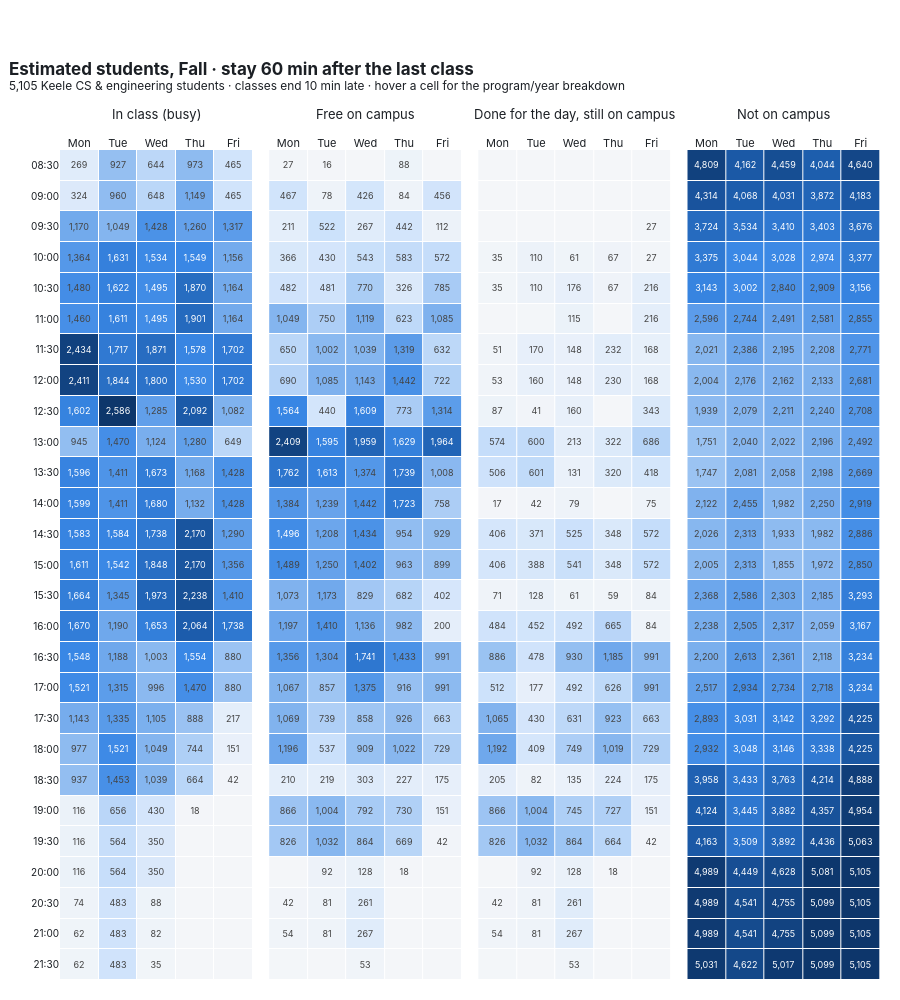

The cell this chart's notebook holds for it:
### Markdown cell above
### In class, free, done for the day, and gone, in people

Each cell is an **estimated number of students**, adding up all cohorts:

* **In class (busy)**: in a required class during that half-hour.
* **Free on campus**: on campus and not in class. Either between classes (they have another class later) or within an hour after their last class. This is everyone who could drop by.
* **Done for the day, still on campus**: the part of "free on campus" that has finished their last class within the past hour. They can stay for a whole event.
* **Not on campus**: not arrived yet, already gone home (more than an hour after their last class), or no required class that day. In class + free + not on campus always adds up to all students. In the late afternoon it is almost entirely people who already left or never came.

**The charts are interactive: hover over any cell** to see how many students from each program and year are in that state, both as a number and as a share of that group's enrolment. The cell total is also shown as a share of all students enrolled. Each chart is also saved as a standalone page in `figures/interactive_people_60min.html` (and `_30min`) that opens in any browser.

Partly-filled half-hours count proportionally (a class ending at 17:20 makes that half-hour two-thirds busy).

All cohorts are included here, thin ones too. Their students exist; we just can't see much of their week, so the busy counts are a floor.

### Code cell
import plotly.graph_objects as go
from plotly.subplots import make_subplots
import plotly.io as pio
pio.renderers.default = "plotly_mimetype+notebook_connected"   # renders in JupyterLab, VS Code and classic Jupyter

MEASURES = [("in_class", "In class (busy)"), ("free", "Free on campus"),
            ("done", "Done for the day, still on campus"), ("away", "Not on campus")]
PLOTLY_SCALE = [[0, "#f4f6f9"], [0.2, "#cde2fb"], [0.4, "#86b6ef"], [0.6, "#3987e5"], [0.8, "#1c5cab"], [1, "#0d366b"]]
WIN = list(range(1, cm.N_SLOTS))                  # 08:30-22:00
TOTAL = res.students.sum()
slot_end = lambda s: cm.SLOT_LABELS[s + 1] if s + 1 < cm.N_SLOTS else "22:00"

def cohort_stacks(linger):
    # Per-cohort grids in people for each measure: arrays shaped (cohorts, days, slots)
    keys = [k for k, _ in MEASURES] + ["last_end"]
    stacks = {k: [] for k in keys}
    for _, r in res.iterrows():
        o = r if linger == 60 else cm.simulate_cohort(meetings, req, FOCUS[r.program], r.year, TERM,
                                                      n=400, linger=linger, option_cache=CACHE)
        for k in keys:
            stacks[k].append(np.asarray(o[k]) * r.students)
    return {k: np.stack(v) for k, v in stacks.items()}

def breakdown(stack, d, s, top=14):
    # Hover lines: each program-year in this state, as people and as a share of that group's enrolment
    v = stack[:, d, s]
    lines = []
    for i in np.argsort(-v):
        if v[i] < 0.5:
            break
        n = res.students.iloc[i]
        lines.append(f"{res.cohort.iloc[i]}: {v[i]:,.0f} ({v[i] / n:.0%} of {n:,.0f})")
    extra = f"<br>…and {len(lines) - top} smaller groups" if len(lines) > top else ""
    return "<br>".join(lines[:top]) + extra if lines else "nobody"

def people_figure(stacks, linger):
    fig = make_subplots(rows=1, cols=len(MEASURES), shared_yaxes=True, horizontal_spacing=0.02,
                        subplot_titles=[t for _, t in MEASURES])
    ylab = [cm.SLOT_LABELS[s] for s in WIN]
    zmax_small = max(stacks[k].sum(0).max() for k in ("in_class", "free", "done"))
    for j, (k, title) in enumerate(MEASURES):
        tot = stacks[k].sum(0)
        z = np.array([[tot[d, s] for d in range(5)] for s in WIN])
        hover = [[f"<b>{cm.DAYS[d]} {cm.SLOT_LABELS[s]}–{slot_end(s)} · {title}</b><br>"
                  f"{tot[d, s]:,.0f} students ({tot[d, s] / TOTAL:.0%} of {TOTAL:,.0f} enrolled)<br><br>"
                  f"{breakdown(stacks[k], d, s)}" for d in range(5)] for s in WIN]
        labels = [[f"{v:,.0f}" if v >= 15 else "" for v in row] for row in z]
        fig.add_trace(go.Heatmap(
            z=z, x=cm.DAYS, y=ylab, customdata=hover, hovertemplate="%{customdata}<extra></extra>",
            text=labels, texttemplate="%{text}", textfont=dict(size=9),
            colorscale=PLOTLY_SCALE, zmin=0, zmax=TOTAL if k == "away" else zmax_small,
            showscale=False, xgap=1, ygap=1), row=1, col=j + 1)
    fig.update_yaxes(autorange="reversed", tickfont=dict(size=10))
    fig.update_xaxes(side="top", tickfont=dict(size=11))
    fig.update_annotations(yshift=26, font=dict(size=13))
    fig.update_layout(
        title=dict(text=f"<b>Estimated students, Fall · stay {linger} min after the last class</b>"
                        f"<br><sup>{TOTAL:,.0f} Keele CS & engineering students · classes end 10 min late · "
                        f"hover a cell for the program/year breakdown</sup>", x=0.01),
        height=1000, margin=dict(t=150, l=60, r=20, b=20), plot_bgcolor="white",
        font=dict(family="Inter, Helvetica, Arial, sans-serif", color=INK),
        hoverlabel=dict(bgcolor="white", font_size=11, align="left"))
    fig.write_html(FIG_DIR / f"interactive_people_{linger}min.html", include_plotlyjs="cdn")
    return fig

S60 = cohort_stacks(60)
busy_p, free_p, done_p, last_p = (S60[k].sum(0) for k in ("in_class", "free", "done", "last_end"))
people_figure(S60, 60)

### Figure 1 — Plotly figure (JSON) as saved in the notebook; plotly's stock layout.template omitted (floating-point values rounded to 4 significant figures; data arrays with more than 128 entries replaced by an {"elided": "..."} marker saying what was removed)
{"data": [{"colorscale": [[0, "#f4f6f9"], [0.2, "#cde2fb"], [0.4, "#86b6ef"], [0.6, "#3987e5"], [0.8, "#1c5cab"], [1, "#0d366b"]], "customdata": {"elided": "27x5 str values"}, "hovertemplate": "%{customdata}<extra></extra>", "showscale": false, "text": {"elided": "27x5 str values"}, "textfont": {"size": 9}, "texttemplate": "%{text}", "type": "heatmap", "x": ["Mon", "Tue", "Wed", "Thu", "Fri"], "xaxis": "x", "xgap": 1, "y": ["08:30", "09:00", "09:30", "10:00", "10:30", "11:00", "11:30", "12:00", "12:30", "13:00", "13:30", "14:00", "14:30", "15:00", "15:30", "16:00", "16:30", "17:00", "17:30", "18:00", "18:30", "19:00", "19:30", "20:00", "20:30", "21:00", "21:30"], "yaxis": "y", "ygap": 1, "z": {"elided": "27x5 float values"}, "zmax": 2586.0, "zmin": 0}, {"colorscale": [[0, "#f4f6f9"], [0.2, "#cde2fb"], [0.4, "#86b6ef"], [0.6, "#3987e5"], [0.8, "#1c5cab"], [1, "#0d366b"]], "customdata": {"elided": "27x5 str values"}, "hovertemplate": "%{customdata}<extra></extra>", "showscale": false, "text": {"elided": "27x5 str values"}, "textfont": {"size": 9}, "texttemplate": "%{text}", "type": "heatmap", "x": ["Mon", "Tue", "Wed", "Thu", "Fri"], "xaxis": "x2", "xgap": 1, "y": ["08:30", "09:00", "09:30", "10:00", "10:30", "11:00", "11:30", "12:00", "12:30", "13:00", "13:30", "14:00", "14:30", "15:00", "15:30", "16:00", "16:30", "17:00", "17:30", "18:00", "18:30", "19:00", "19:30", "20:00", "20:30", "21:00", "21:30"], "yaxis": "y2", "ygap": 1, "z": {"elided": "27x5 float values"}, "zmax": 2586.0, "zmin": 0}, {"colorscale": [[0, "#f4f6f9"], [0.2, "#cde2fb"], [0.4, "#86b6ef"], [0.6, "#3987e5"], [0.8, "#1c5cab"], [1, "#0d366b"]], "customdata": {"elided": "27x5 str values"}, "hovertemplate": "%{customdata}<extra></extra>", "showscale": false, "text": {"elided": "27x5 str values"}, "textfont": {"size": 9}, "texttemplate": "%{text}", "type": "heatmap", "x": ["Mon", "Tue", "Wed", "Thu", "Fri"], "xaxis": "x3", "xgap": 1, "y": ["08:30", "09:00", "09:30", "10:00", "10:30", "11:00", "11:30", "12:00", "12:30", "13:00", "13:30", "14:00", "14:30", "15:00", "15:30", "16:00", "16:30", "17:00", "17:30", "18:00", "18:30", "19:00", "19:30", "20:00", "20:30", "21:00", "21:30"], "yaxis": "y3", "ygap": 1, "z": {"elided": "27x5 float values"}, "zmax": 2586.0, "zmin": 0}, {"colorscale": [[0, "#f4f6f9"], [0.2, "#cde2fb"], [0.4, "#86b6ef"], [0.6, "#3987e5"], [0.8, "#1c5cab"], [1, "#0d366b"]], "customdata": {"elided": "27x5 str values"}, "hovertemplate": "%{customdata}<extra></extra>", "showscale": false, "text": {"elided": "27x5 str values"}, "textfont": {"size": 9}, "texttemplate": "%{text}", "type": "heatmap", "x": ["Mon", "Tue", "Wed", "Thu", "Fri"], "xaxis": "x4", "xgap": 1, "y": ["08:30", "09:00", "09:30", "10:00", "10:30", "11:00", "11:30", "12:00", "12:30", "13:00", "13:30", "14:00", "14:30", "15:00", "15:30", "16:00", "16:30", "17:00", "17:30", "18:00", "18:30", "19:00", "19:30", "20:00", "20:30", "21:00", "21:30"], "yaxis": "y4", "ygap": 1, "z": {"elided": "27x5 float values"}, "zmax": 5105, "zmin": 0}], "layout": {"annotations": [{"font": {"size": 13}, "showarrow": false, "text": "In class (busy)", "x": 0.1175, "xanchor": "center", "xref": "paper", "y": 1, "yanchor": "bottom", "yref": "paper", "yshift": 26}, {"font": {"size": 13}, "showarrow": false, "text": "Free on campus", "x": 0.3725, "xanchor": "center", "xref": "paper", "y": 1, "yanchor": "bottom", "yref": "paper", "yshift": 26}, {"font": {"size": 13}, "showarrow": false, "text": "Done for the day, still on campus", "x": 0.6275, "xanchor": "center", "xref": "paper", "y": 1, "yanchor": "bottom", "yref": "paper", "yshift": 26}, {"font": {"size": 13}, "showarrow": false, "text": "Not on campus", "x": 0.8825, "xanchor": "center", "xref": "paper", "y": 1, "yanchor": "bottom", "yref": "paper", "yshift": 26}], "font": {"color": "#1b1f24", "family": "Inter, Helvetica, Arial, sans-serif"}, "height": 1000, "hoverlabel": {"align": "left", "bgcolor": "white", "font": {"size": 11}}, "margin": {"b": 20, "l": 60, "r": 20, "t": 150}, "plot_bgcolor": "white", "title": {"text": "<b>Estimated students, Fall · stay 60 min after the last class</b><br><sup>5,105 Keele CS & engineering students · classes end 10 min late · hover a cell for the program/year breakdown</sup>", "x": 0.01}, "xaxis": {"anchor": "y", "domain": [0, 0.235], "side": "top", "tickfont": {"size": 11}}, "xaxis2": {"anchor": "y2", "domain": [0.255, 0.49], "side": "top", "tickfont": {"size": 11}}, "xaxis3": {"anchor": "y3", "domain": [0.51, 0.745], "side": "top", "tickfont": {"size": 11}}, "xaxis4": {"anchor": "y4", "domain": [0.765, 1.0], "side": "top", "tickfont": {"size": 11}}, "yaxis": {"anchor": "x", "autorange": "reversed", "domain": [0, 1], "tickfont": {"size": 10}}, "yaxis2": {"anchor": "x2", "autorange": "reversed", "domain": [0, 1], "matches": "y", "showticklabels": false, "tickfont": {"size": 10}}, "yaxis3": {"anchor": "x3", "autorange": "reversed", "domain": [0, 1], "matches": "y", "showticklabels": false, "tickfont": {"size": 10}}, "yaxis4": {"anchor": "x4", "autorange": "reversed", "domain": [0, 1], "matches": "y", "showticklabels": false, "tickfont": {"size": 10}}}}
